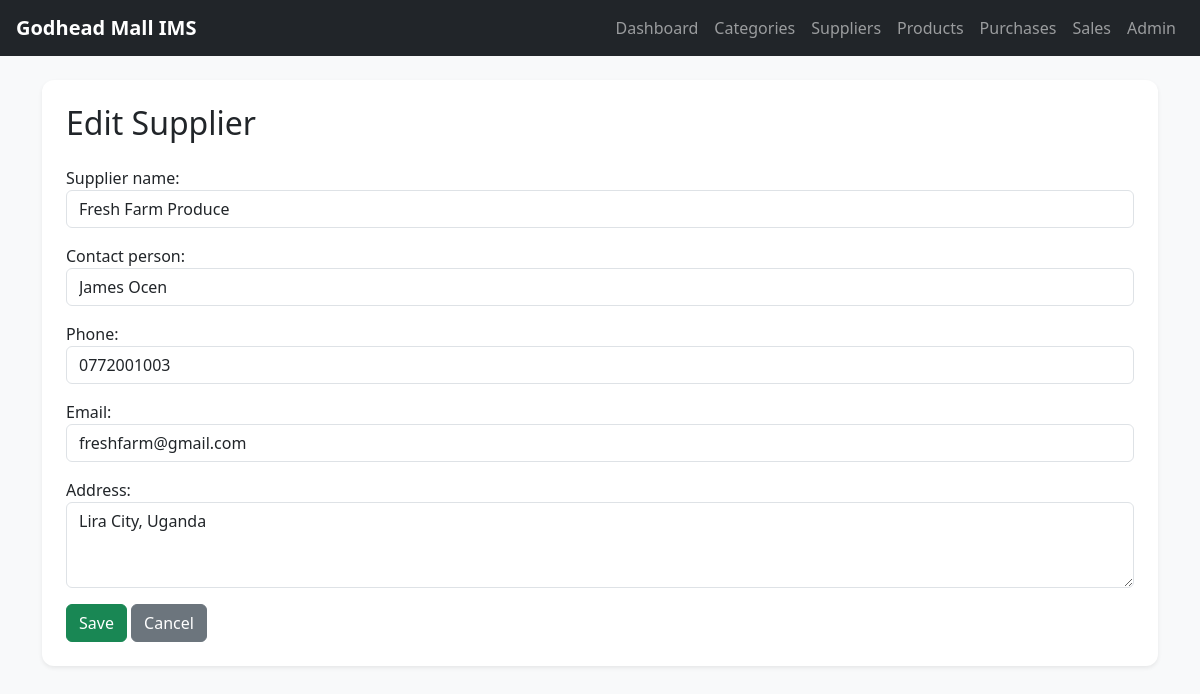
Screenshot of /suppliers/edit/3/ with the database file from the repository.
### myinven/models.py (models this page shows, shortened)
class Supplier(models.Model):
    supplier_name = models.CharField(max_length=150)
    contact_person = models.CharField(max_length=100, blank=True, null=True)
    phone = models.CharField(max_length=20)
    email = models.EmailField(blank=True, null=True)
    address = models.TextField(blank=True, null=True)
    created_at = models.DateTimeField(auto_now_add=True)

### myinven/views.py (the view)
# urls.py: path('suppliers/edit/<int:pk>/', views.supplier_update, name='supplier_update'),
def supplier_update(request, pk):
    supplier = get_object_or_404(Supplier, pk=pk)
    form = SupplierForm(request.POST or None, instance=supplier)
    if form.is_valid():
        form.save()
        messages.success(request, "Supplier updated successfully.")
        return redirect('supplier_list')
    return render(request, 'inventory/supplier_form.html', {'form': form, 'title': 'Edit Supplier'})

### myinven/forms.py
class SupplierForm(forms.ModelForm):
    class Meta:
        model = Supplier
        fields = ['supplier_name', 'contact_person', 'phone', 'email', 'address']
        widgets = {
            'supplier_name': forms.TextInput(attrs={'class': 'form-control'}),
            'contact_person': forms.TextInput(attrs={'class': 'form-control'}),
            'phone': forms.TextInput(attrs={'class': 'form-control'}),
            'email': forms.EmailInput(attrs={'class': 'form-control'}),
            'address': forms.Textarea(attrs={'class': 'form-control', 'rows': 3}),
        }

### myinven/templates/inventory/supplier_form.html (shortened to what this page needs)
{% extends 'inventory/base.html' %}
{% block content %}
<div class="card shadow-sm p-4">
    <h2 class="mb-4">{{ title }}</h2>
    <form method="post">
        {{ form.as_p }}
        <button type="submit" class="btn btn-success">Save</button>
        <a href="{% url 'supplier_list' %}" class="btn btn-secondary">Cancel</a>
    </form>
</div>
{% endblock %}

### myinven/templates/inventory/base.html (style rules this page uses)
body { background-color: #f8f9fa; }
.card { border: none; border-radius: 12px; }

### rows the page displays
Supplier: supplier_name "Fresh Farm Produce", contact_person "James Ocen", phone "0772001003", email "freshfarm@gmail.com", address "Lira City, Uganda"

### other values shown
{{ title }} "Edit Supplier"
